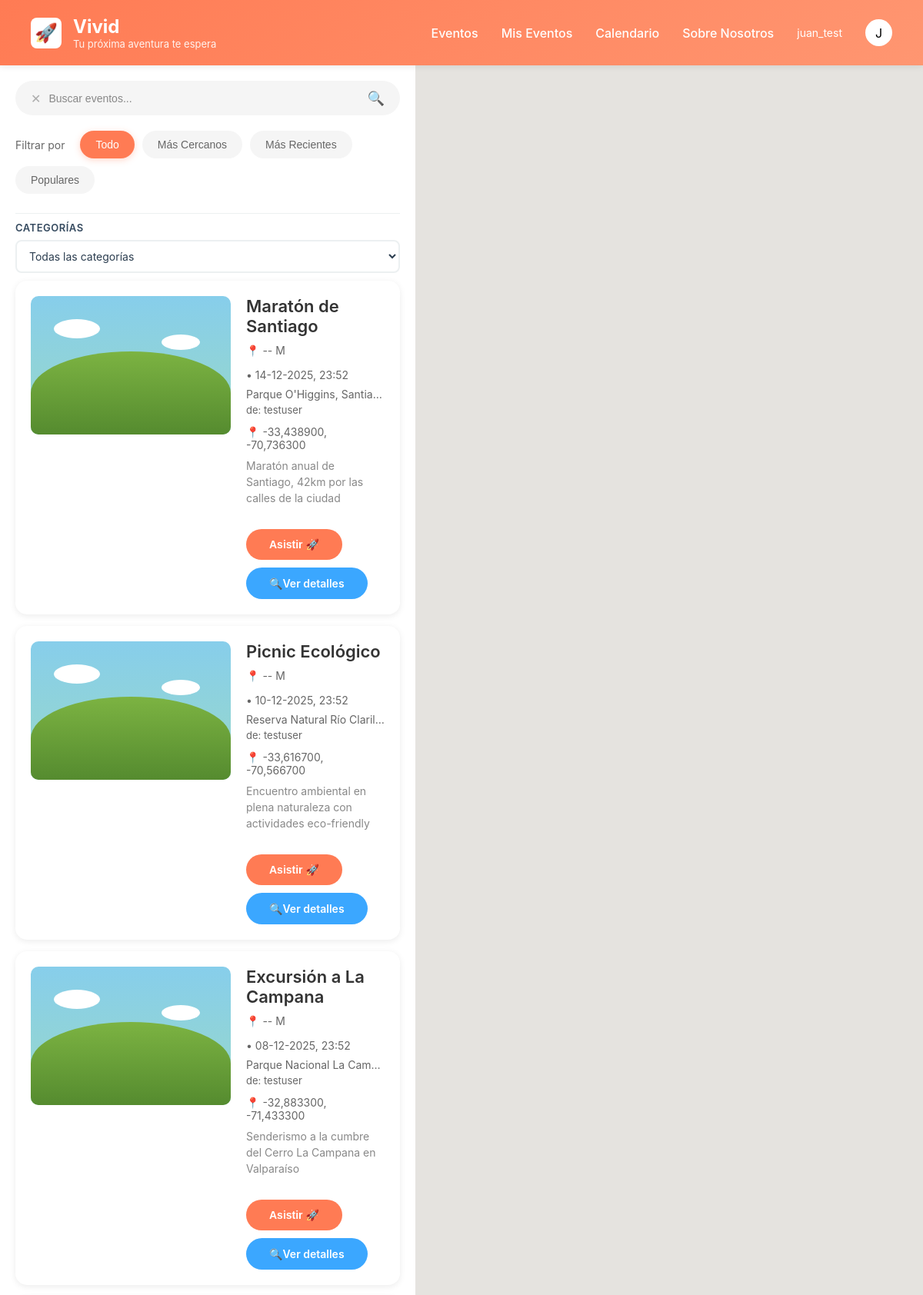
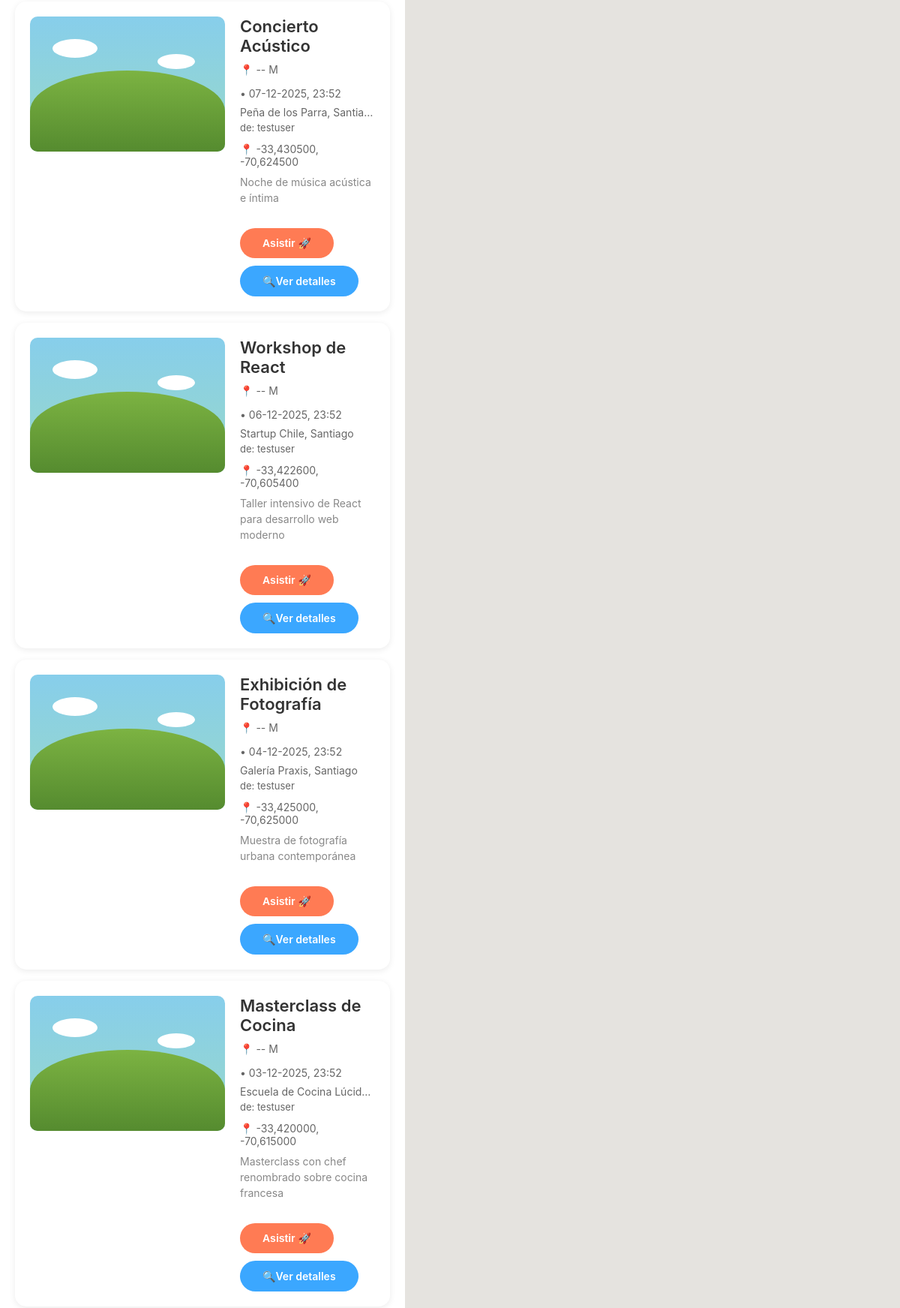
The page / (signed in, upper part) on the database its author committed (2 pictures, top to bottom).
### apps/users/models.py (models this page shows)
class User(AbstractUser):
    user_id = models.BigAutoField(primary_key=True)
    photo = models.ImageField(upload_to="profile_pics/", blank=True, null=True)

### apps/events/models.py (models this page shows, shortened)
class Event(models.Model):
    name = models.CharField(max_length=250, verbose_name="Nombre")
    description = models.TextField(blank=True, verbose_name="Descripción")
    created = models.DateField(default=timezone.now, verbose_name="Creado")
    date = models.DateTimeField(verbose_name="Fecha del evento")
    location = models.CharField(max_length=300, blank=True, verbose_name="Ubicación")
    latitud = models.DecimalField(
        max_digits=9,
        decimal_places=6,
        null=True,
        blank=True,
        verbose_name="Latitud"
    )
    longitud = models.DecimalField(
        max_digits=9,
        decimal_places=6,
        null=True,
        blank=True,
        verbose_name="Longitud"
    )
    category = models.ForeignKey(
        Category,
        on_delete=models.SET_NULL,
        null=True,
        blank=True,
        verbose_name="Categoría"
    )
    owner = models.ForeignKey(
        settings.AUTH_USER_MODEL,
        on_delete=models.CASCADE,
        related_name='eventos_creados',
        verbose_name="Organizador"
    )
    attendees = models.ManyToManyField(
        settings.AUTH_USER_MODEL,
        through='HasSubs',
        related_name='eventos_asistiendo',
        blank=True,
        verbose_name="Asistentes"
    )
    photo = models.ImageField(
        upload_to='events/',
        blank=True,
        null=True,
        verbose_name="Foto principal"
    )
    tags = models.CharField(
        max_length=200,
        blank=True,
        help_text="Tags separados por espacios",
        verbose_name="Etiquetas"
    )
    class Meta:
        ordering = ['-date']
        verbose_name = "Evento"
        verbose_name_plural = "Eventos"

### apps/events/views.py (the view)
# urls.py: path('', views.event_list, name='event_list'),
def event_list(request):
    if request.method == "POST":
        try:
            data = json.loads(request.body.decode('utf-8'))
        except (json.JSONDecodeError, UnicodeDecodeError):
            return JsonResponse({"error": "JSON inválido"}, status=400)
        filter_type = data.get('filterType')
        search_value = data.get('searchValue')
        category_id = data.get('categoryId')
        if not search_value:
            search_value = None
        try:
            category_id = int(category_id) if category_id is not None else None
        except (ValueError, TypeError):
            category_id = None
        print("filter_type:", filter_type)
        print("search_value:", search_value)
        print("category_id:", category_id)
        eventos = Event.objects.all().select_related('owner', 'category')
        if search_value:
            eventos = eventos.filter(
                Q(name__icontains=search_value) |
                Q(description__icontains=search_value) |
                Q(location__icontains=search_value) |
                Q(tags__icontains=search_value)
            )
        if category_id:
            try:
                eventos = eventos.filter(category_id=category_id)
            except ValueError:
                pass
        if filter_type == 'recientes':
            eventos = eventos.order_by('date')
        elif filter_type == 'populares':
            eventos = eventos.annotate(
                num_attendees=Count('attendees')
            ).order_by('-num_attendees')
        else:
            eventos = eventos
        events_data = []
        for ev in eventos:
            events_data.append({
                "id": ev.id,
                "name": ev.name,
                "description": ev.description,
                "location": ev.location,
                "date": ev.date.isoformat() if getattr(ev, "date", None) else None,
                "latitud": str(ev.latitud) if ev.latitud else None,
                "longitud": str(ev.longitud) if ev.longitud else None,
                "category_id": ev.category_id,
                "category_name": ev.category.category if getattr(ev, "category", None) else None,
                "owner_id": ev.owner_id,
                "owner_username": ev.owner.username if getattr(ev, "owner", None) else None,
            })
        response = {"events": events_data}
        return JsonResponse(response, status=200)
    else:
        eventos = Event.objects.all().select_related('owner', 'category')
        from .models import Category
        categorias = Category.objects.all()
        context = {
            'eventos': eventos,
            'categorias': categorias
        }
        return render(request, 'events/event_list.html', context)

### apps/events/templates/events/event_list.html (shortened to what this page needs)
{% extends 'events/base.html' %}
{% load static %}
{% load l10n %}
{% block extra_css %}
<link rel="stylesheet" href="{% static 'events/css/home.css' %}">
<link rel="stylesheet" href="{% static 'events/css/event_card.css' %}">
<link rel="stylesheet" href="{% static 'events/css/category-filter.css' %}">
{% endblock %}
{% block content %}
<div class="main-container">
  <div class="sidebar">
    <div class="search-bar">
      <span class="clear-search">✕</span>
      <input type="text" placeholder="Buscar eventos..." id="search-input">
      <span class="search-icon">🔍</span>
    </div>
        <div id="filter-section" class="filter-section">
            <span class="filter-label">Filtrar por</span>
            <button class="filter-btn active" data-filter="all">Todo</button>
            <button class="filter-btn " data-filter="cercanos">Más Cercanos</button>
            <button class="filter-btn " data-filter="recientes">Más Recientes</button>
            <button class="filter-btn " data-filter="populares">Populares</button>
        </div>
        {% if categorias %}
        <div class="category-filter">
            <span class="filter-label">Categorías</span>
            <select id="category-select" class="category-select">
                <option class="category-option" value="">Todas las categorías</option>
            </select>
        </div>
        {% endif %}
    <div id="eventos-list">
      {% for evento in eventos %}
        {% include 'events/components/event_card.html' with evento=evento %}
      {% empty %}
        <p class="no-events">No hay eventos disponibles en este momento.</p>
      {% endfor %}
    </div>
  </div>
  <div class="map-section">
    <div id="map"></div>
  </div>
</div>
{% endblock %}

### apps/events/templates/events/base.html (shortened to what this page needs)
<!DOCTYPE html>
<html lang="es">
{% load static %}
<head>
  <link href="https://unpkg.com/maplibre-gl@5.0.1/dist/maplibre-gl.css" rel="stylesheet" />
  <link rel="stylesheet" href="{% static 'events/css/base.css' %}" />
  <link rel="stylesheet" href="{% static 'events/css/navbar.css' %}" />
  {% block extra_css %}{% endblock %}
</head>
<body>
  <header class="header">
    <div class="logo-section">
      <div class="logo">🚀</div>
      <div class="logo-text">
        <h1>Vivid</h1>
        <p>Tu próxima aventura te espera</p>
      </div>
    </div>
    <nav class="nav-menu">
      <a href="{% url 'events:event_list' %}">Eventos</a>
      <a href="#">Mis Eventos</a>
      <a href="#">Calendario</a>
      <a href="#">Sobre Nosotros</a>
      {% if user.is_authenticated %}
        <span style="color: white; font-size: 14px;">{{ user.username }}</span>
      {% else %}
        <a href="#">Iniciar Sesión</a>
      {% endif %}
      <div class="user-icon">
        {% if user.is_authenticated %}
          {{ user.username|first|upper }}
        {% else %}
          👤
        {% endif %}
      </div>
    </nav>
  </header>
  {% block content %}{% endblock %}
</body>
</html>

### apps/events/templates/events/components/event_card.html (shortened to what this page needs)
{% load static %}
{% load l10n %}
<div class="event-card"
    data-id="{{ evento.id }}"
    data-lat="{% if evento.latitud != None %}{{ evento.latitud|unlocalize }}{% endif %}"
    data-lng="{% if evento.longitud != None %}{{ evento.longitud|unlocalize }}{% endif %}"
    data-location="{{ evento.location|default:''|escapejs }}"
    style="cursor:pointer;">
  <div class="event-image">
    {% if evento.photo %}
      <img src="{{ evento.photo.url }}" alt="{{ evento.name }}">
    {% else %}
      <div class="default-image">
        <div class="cloud cloud1"></div>
        <div class="cloud cloud2"></div>
        <div class="hill"></div>
      </div>
    {% endif %}
  </div>
  <div class="event-details">
    <h3 class="event-title">{{ evento.name }}</h3>
    <div class="event-meta">
      <span>📍 {% if evento.distancia %}{{ evento.distancia }} M{% else %}-- M{% endif %}</span>
      <span>• {{ evento.date|date:"d-m-Y, H:i" }}</span>
    </div>
    <p class="event-location">{{ evento.location }}</p>
    <p class="event-organizer">de: {{ evento.owner.username }}</p>
    {% if evento.latitud and evento.longitud %}
      <div class="event-meta">
        <span>
          📍 {{ evento.latitud|floatformat:"6"|unlocalize }},
          {{ evento.longitud|floatformat:"6"|unlocalize }}
        </span>
      </div>
    {% endif %}
    <p class="event-description">
      {{ evento.description|truncatewords:20 }}
    </p>
    <div class="event-actions" style="display:flex; gap:10px; align-items:center; flex-wrap:wrap;">
      <button class="attend-btn"
              onclick="event.stopPropagation(); alert('Funcionalidad de asistir próximamente');">
        Asistir 🚀
      </button>
      <a href="{% url 'events:event_detail' evento.id %}"
         class="details-btn"
         onclick="event.stopPropagation();">
        🔍Ver detalles
      </a>
    </div>
  </div>
</div>

### apps/events/static/events/css/base.css (style rules this page uses)
* { margin: 0; padding: 0; box-sizing: border-box; }
body { font-family: -apple-system, BlinkMacSystemFont, 'Segoe UI', Roboto, Oxygen, Ubuntu, Cantarell, sans-serif; background-color: #f5f5f5; overflow-x: hidden; }
:root { --primary-color: #FF7B54; --primary-hover: #FF6B44; --primary-light: #FF9671; --text-dark: #333; --text-medium: #666; --text-light: #888; --background-light: #f5f5f5; --white: #ffffff; --shadow-sm: 0 2px 8px rgba(0,0,0,0.08); --shadow-md: 0 4px 12px rgba(0,0,0,0.12); --shadow-lg: 0 4px 20px rgba(0,0,0,0.15); }

### apps/events/static/events/css/navbar.css (style rules this page uses)
.header { background: linear-gradient(135deg, var(--primary-color) 0%, var(--primary-light) 100%); padding: 20px 40px; display: flex; justify-content: space-between; align-items: center; box-shadow: var(--shadow-sm); position: sticky; top: 0; z-index: 1000; }
.logo-section { display: flex; align-items: center; gap: 15px; }
.logo { width: 40px; height: 40px; background: var(--white); border-radius: 8px; display: flex; align-items: center; justify-content: center; font-size: 24px; transition: transform 0.3s; }
.logo-text h1 { color: var(--white); font-size: 24px; font-weight: 700; margin: 0; }
.logo-text p { color: rgba(255, 255, 255, 0.9); font-size: 13px; margin: 0; }
.nav-menu { display: flex; gap: 30px; align-items: center; }
.nav-menu a { color: var(--white); text-decoration: none; font-weight: 500; transition: opacity 0.3s; position: relative; }
.nav-menu a::after { content: ''; position: absolute; bottom: -5px; left: 0; width: 0; height: 2px; background: var(--white); transition: width 0.3s; }
.user-icon { width: 35px; height: 35px; background: var(--white); border-radius: 50%; display: flex; align-items: center; justify-content: center; cursor: pointer; transition: transform 0.3s, box-shadow 0.3s; }

### apps/events/static/events/css/home.css (style rules this page uses)
.main-container { display: flex; height: calc(100vh - 80px); background: var(--background-light); }
.sidebar { width: 670px; max-width: 45%; background: var(--white); padding: 20px; overflow-y: auto; box-shadow: 2px 0 10px rgba(0, 0, 0, 0.05); }
.search-bar { display: flex; align-items: center; background: var(--background-light); border-radius: 25px; padding: 12px 20px; margin-bottom: 20px; transition: box-shadow 0.3s; }
.search-bar input { border: none; background: none; outline: none; flex: 1; font-size: 14px; color: var(--text-dark); }
.search-bar input::placeholder { color: var(--text-light); }
.search-icon { color: var(--primary-color); cursor: pointer; font-size: 18px; transition: transform 0.3s; }
.clear-search { cursor: pointer; color: var(--text-medium); margin-right: 10px; transition: color 0.3s; }
.filter-section { display: flex; gap: 10px; margin-bottom: 25px; flex-wrap: wrap; align-items: center; }
.filter-label { color: var(--text-medium); font-size: 14px; margin-right: 10px; }
.filter-btn { padding: 10px 20px; border-radius: 25px; border: none; cursor: pointer; font-size: 14px; transition: all 0.3s; font-weight: 500; }
.filter-btn.active { background: var(--primary-color); color: var(--white); box-shadow: 0 2px 8px rgba(255, 123, 84, 0.3); }
.filter-btn:not(.active) { background: var(--background-light); color: var(--text-medium); }
#eventos-list { display: flex; flex-direction: column; gap: 15px; }
.map-section { flex: 1; position: relative; background: #e5e3df; min-height: 420px; height: 100%; }
#map { width: 100%; height: 100%; min-height: 420px; border-radius: 12px; overflow: hidden; }

### apps/events/static/events/css/category-filter.css (style rules this page uses)
.category-filter { margin-top: 15px; padding: 10px 0; border-top: 1px solid #ecf0f1; }
.category-filter .filter-label { display: block; margin-bottom: 8px; font-size: 13px; font-weight: 600; color: #34495e; text-transform: uppercase; letter-spacing: 0.5px; }
.category-select { width: 100%; padding: 10px 12px; border: 2px solid #ecf0f1; border-radius: 8px; font-size: 14px; font-family: inherit; color: #2c3e50; background-color: white; cursor: pointer; transition: all 0.3s ease; outline: none; }
.category-select option { padding: 10px; }
.event-card { animation: fadeIn 0.3s ease; }
.clear-search { cursor: pointer; transition: all 0.2s ease; opacity: 0.5; }

### apps/events/templates/events/event_list.html (style rules this page uses)
.map-section { min-height: 420px; }
#map { min-height: 420px; width: 100%; height: 100%; }

### rows shown on the page
User: username "juan_test", username|first "J"
Event: name "Maratón de Santiago", date "14-12-2025, 23:52", location "Parque O'Higgins, Santia…", owner.username "testuser", latitud "-33,438900", longitud "-70,736300", description "Maratón anual de Santiago, 42km por las calles de la ciudad"
Event: name "Picnic Ecológico", date "10-12-2025, 23:52", location "Reserva Natural Río Claril…", owner.username "testuser", latitud "-33,616700", longitud "-70,566700", description "Encuentro ambiental en plena naturaleza con actividades eco-friendly"
Event: name "Excursión a La Campana", date "08-12-2025, 23:52", location "Parque Nacional La Cam…", owner.username "testuser", latitud "-32,883300", longitud "-71,433300", description "Senderismo a la cumbre del Cerro La Campana en Valparaíso"
Event: name "Concierto Acústico", date "07-12-2025, 23:52", location "Peña de los Parra, Santia…", owner.username "testuser", latitud "-33,430500", longitud "-70,624500", description "Noche de música acústica e íntima"
Event: name "Workshop de React", date "06-12-2025, 23:52", location "Startup Chile, Santiago", owner.username "testuser", latitud "-33,422600", longitud "-70,605400", description "Taller intensivo de React para desarrollo web moderno"
Event: name "Exhibición de Fotografía", date "04-12-2025, 23:52", location "Galería Praxis, Santiago", owner.username "testuser", latitud "-33,425000", longitud "-70,625000", description "Muestra de fotografía urbana contemporánea"
Event: name "Masterclass de Cocina", date "03-12-2025, 23:52", location "Escuela de Cocina Lúcid…", owner.username "testuser", latitud "-33,420000", longitud "-70,615000", description "Masterclass con chef renombrado sobre cocina francesa"
